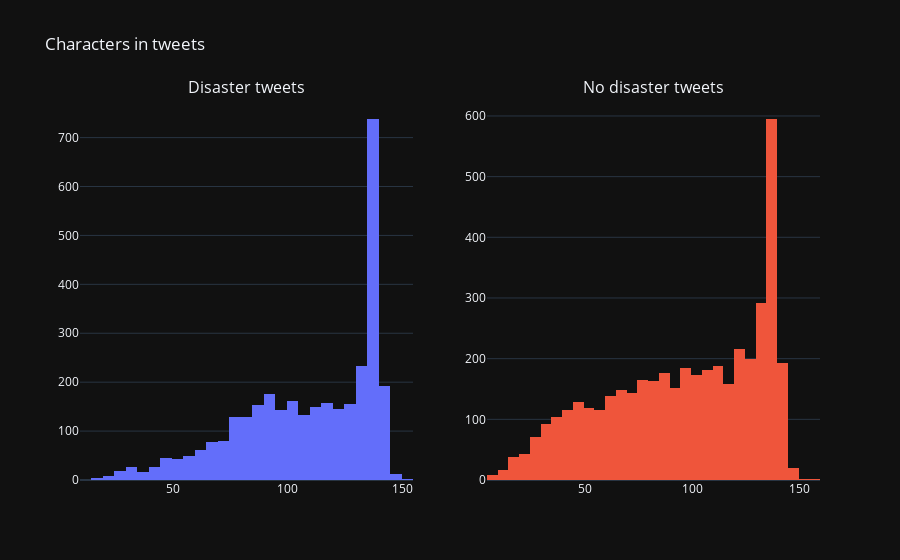

The notebook cell this image was saved under:
### Markdown cell above
<h1>Number of characters in tweets</h1>

### Code cell
fig = make_subplots(rows=1, cols=2, subplot_titles=('Disaster tweets', 'No disaster tweets'))

tweet_len_1 = tweet[tweet['target']==1]['text'].str.len()

fig.add_trace(
    go.Histogram(x = tweet_len_1, name='Disaster tweets'),
    row=1,
    col=1
    )


tweet_len_0 = tweet[tweet['target']==0]['text'].str.len()

fig.add_trace(
    go.Histogram(x = tweet_len_0, name='No disaster tweets'),
    row=1,
    col=2
    )

fig.update_layout(
    showlegend=False,
    title_text='Characters in tweets',
    template='plotly_dark'
)

### Figure 1 — Plotly figure (JSON) as saved in the notebook; plotly's stock layout.template omitted (floating-point values rounded to 4 significant figures; data arrays with more than 128 entries replaced by an {"elided": "..."} marker saying what was removed)
{"data": [{"name": "Disaster tweets", "type": "histogram", "x": {"elided": "3271 int values"}, "xaxis": "x", "yaxis": "y"}, {"name": "No disaster tweets", "type": "histogram", "x": {"elided": "4342 int values"}, "xaxis": "x2", "yaxis": "y2"}], "layout": {"annotations": [{"font": {"size": 16}, "showarrow": false, "text": "Disaster tweets", "x": 0.225, "xanchor": "center", "xref": "paper", "y": 1, "yanchor": "bottom", "yref": "paper"}, {"font": {"size": 16}, "showarrow": false, "text": "No disaster tweets", "x": 0.775, "xanchor": "center", "xref": "paper", "y": 1, "yanchor": "bottom", "yref": "paper"}], "showlegend": false, "title": {"text": "Characters in tweets"}, "xaxis": {"anchor": "y", "domain": [0, 0.45]}, "xaxis2": {"anchor": "y2", "domain": [0.55, 1]}, "yaxis": {"anchor": "x", "domain": [0, 1]}, "yaxis2": {"anchor": "x2", "domain": [0, 1]}}}
